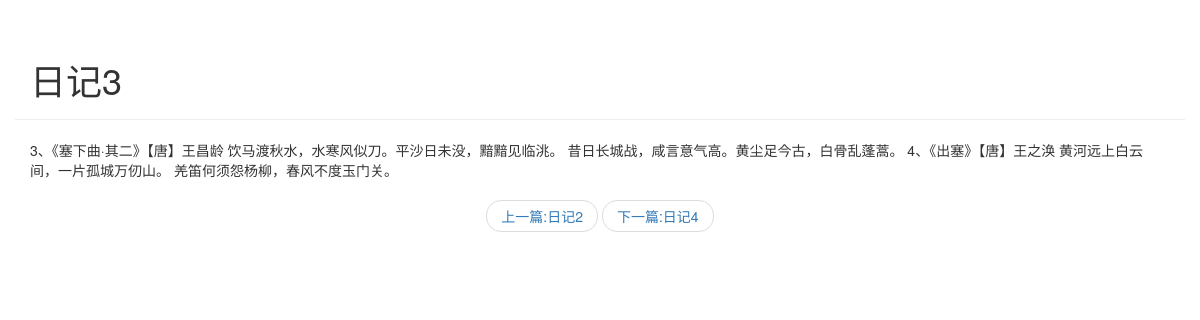
Page /blog/detail/3 on the committed database.
### blog/models.py (models this page shows)
class Article(models.Model):
    article_id = models.AutoField(primary_key=True)
    title = models.TextField()
    abstract = models.TextField()
    content = models.TextField()
    class Meta:
        db_table = "blog_info"

### blog/views.py (the view)
# urls.py: path('detail/',views.get_detail_page),
def get_detail_page(request,article_id):
    all_article = Article.objects.all()
    p_index = 0;
    n_index = 0;
    for index,article in enumerate(all_article):
        if index ==0:
            p_index = 0
            n_index = index+1
        elif index ==len(all_article)-1:
            p_index = index-1
            n_index = index
        else:
            p_index = index-1
            n_index = index+1
        if article.article_id == article_id:
            curr_article = article
            p_article = all_article[p_index]
            n_article = all_article[n_index]
            break
    return render(request,'detail.html',{
        'curr_article':curr_article,
        'p_article':p_article,
        'n_article':n_article
    })

### templates/detail.html (shortened to what this page needs)
<!DOCTYPE html>
<html lang="en">
<head>
    <link rel="stylesheet" href="https://cdn.jsdelivr.net/npm/bootstrap@3.3.7/dist/css/bootstrap.min.css" integrity="sha384-BVYiiSIFeK1dGmJRAkycuHAHRg
    32OmUcww7on3RYdg4Va+PmSTsz/K68vbdEjh4u">
</head>
<body>
    <div class="container page-header">
    <h1>{{ curr_article.title }}
    </h1>
    </div>
    <div class="container body-main">
    <div>
        <p>
        {{ curr_article.content }}
        </p>
    </div>
    <div>
    <nav aria-label="...">
    <ul class="pager">
    <li><a href="/blog/detail/{{ p_article.article_id }}">上⼀篇:{{ p_article.title }}</a></li>
    <li><a href="/blog/detail/{{ n_article.article_id }}">下⼀篇:{{ n_article.title }}</a></li>
    </ul>
    </nav>
    </div>
    </div>
</body>
</html>

### rows in the picture
Article: title "日记3", content "3、《塞下曲·其二》【唐】王昌龄 饮马渡秋水，水寒风似刀。平沙日未没，黯黯见临洮。 昔日长城战，咸言意气高。黄尘足今古，白骨乱蓬蒿。 4、《出塞》【唐】王之涣 黄河远上白云间，一片孤城万仞山。 羌笛何须怨杨柳，春风不度玉门关。"
Article: title "日记2"
Article: title "日记4"
